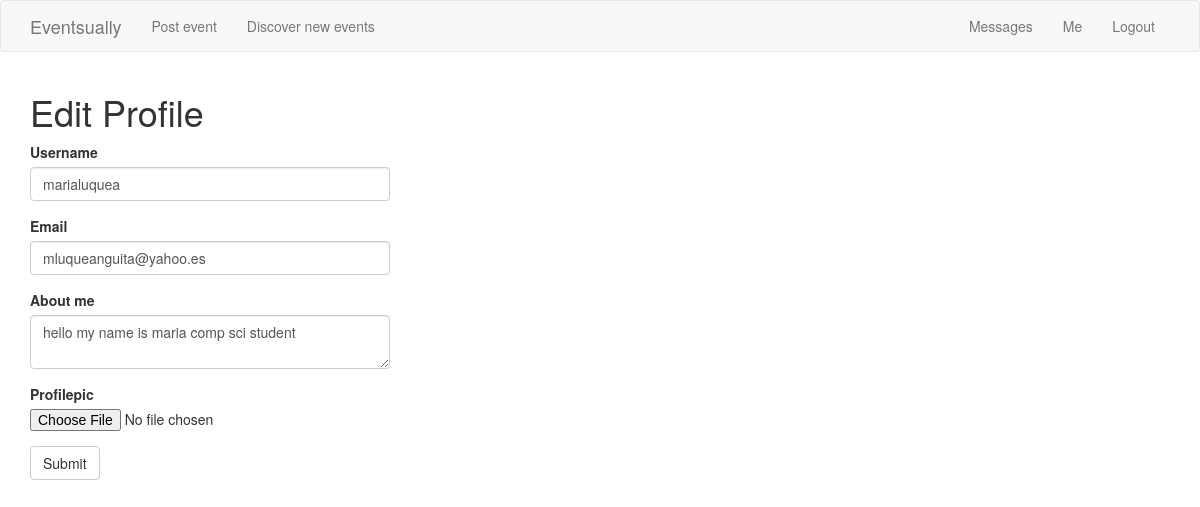
Screenshot of /edit_profile (signed in) with the database file from the repository.
### app/models.py (models this page shows, shortened)
class User(UserMixin, db.Model):
    __tablename__ = 'user'
    id = db.Column(db.Integer, primary_key=True)
    username = db.Column(db.String(64), index=True, unique=True)
    email = db.Column(db.String(120), index=True, unique=True)
    password_hash = db.Column(db.String(128))
    profilepic = db.Column(db.String(50))
    posts = db.relationship('Post', backref='author', lazy='dynamic')
    about_me = db.Column(db.String(200))
    last_seen = db.Column(db.DateTime, default=datetime.utcnow)
    followed = db.relationship(
        'User', secondary=followers,
        primaryjoin=(followers.c.follower_id == id),
        secondaryjoin=(followers.c.followed_id == id),
        backref=db.backref('followers', lazy='dynamic'), lazy='dynamic')
    messages_sent = db.relationship('Message',foreign_keys='Message.sender_id',backref='author', lazy='dynamic')
    messages_received = db.relationship('Message',foreign_keys='Message.recipient_id',backref='recipient', lazy='dynamic')
    last_message_read_time = db.Column(db.DateTime)
    notifications = db.relationship('Notification', backref='user',lazy='dynamic')
    def new_messages(self):
        last_read_time = self.last_message_read_time or datetime(1900, 1, 1)
        return Message.query.filter_by(recipient=self).filter(
            Message.timestamp > last_read_time).count()

### main.py (the view)
@app.route('/edit_profile', methods=['GET', 'POST'])
@login_required
def edit_profile():
    form = EditProfileForm(current_user.username, current_user.email)
    if form.validate_on_submit():
        file = request.files['profilepic']
        filename = form.username.data + '.png'
        file.save(os.path.join(app.root_path, 'static/profile_pics', filename))
        current_user.profilepic = url_for('static', filename='profile_pics/' + filename)
        current_user.username = form.username.data
        current_user.about_me = form.about_me.data
        current_user.email = form.email.data
        db.session.commit()
        flash('Your changes have been saved.')
        return redirect(url_for('edit_profile'))
    elif request.method == 'GET':
        form.username.data = current_user.username
        form.about_me.data = current_user.about_me
        form.email.data = current_user.email
    return render_template('edit_profile.html', title='Edit Profile',form=form)

### app/forms.py (shortened to what this page needs)
class EditProfileForm(FlaskForm):
    username = StringField('Username', validators=[DataRequired()])
    email = StringField('Email',
                        validators=[DataRequired(), Email()])
    about_me = TextAreaField('About me', validators=[Length(min=0, max=200)])
    profilepic = FileField(validators=[
                            FileAllowed(['png'], 'Only png!') ])
    submit = SubmitField('Submit')
    def __init__(self, original_username, original_email, *args, **kwargs):
        super(EditProfileForm, self).__init__(*args, **kwargs)
        self.original_username = original_username
        self.original_email = original_email

### app/models.py (called while the page is built)
@login.user_loader
def load_user(id):
    return User.query.get(int(id))

### main.py (called while the page is built)
@app.before_request
def before_request():
    if current_user.is_authenticated:
        current_user.last_seen = datetime.utcnow()
        db.session.commit()

### app/templates/edit_profile.html
{% extends "base.html" %}
{% import 'bootstrap/wtf.html' as wtf %}
{% block app_content %}
    <h1>Edit Profile</h1>
    <div class="row">
        <div class="col-md-4">
            {{ wtf.quick_form(form) }}
        </div>
    </div>
{% endblock %}

### rows the page displays
User: username "marialuquea", email "mluqueanguita@yahoo.es", about_me "hello my name is maria comp sci student"

### other values shown
{{ 'Messages' }} "Messages"
